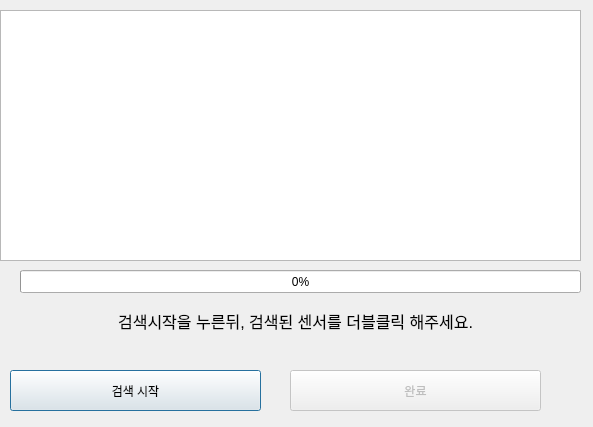
<?xml version="1.0" encoding="UTF-8"?>
<ui version="4.0">
 <class>M_connect</class>
 <widget class="QDialog" name="M_connect">
  <property name="geometry">
   <rect>
    <x>0</x>
    <y>0</y>
    <width>593</width>
    <height>427</height>
   </rect>
  </property>
  <property name="windowTitle">
   <string>Dialog</string>
  </property>
  <widget class="QListWidget" name="listWidget">
   <property name="geometry">
    <rect>
     <x>0</x>
     <y>10</y>
     <width>581</width>
     <height>251</height>
    </rect>
   </property>
  </widget>
  <widget class="QPushButton" name="pushButton">
   <property name="geometry">
    <rect>
     <x>10</x>
     <y>370</y>
     <width>251</width>
     <height>41</height>
    </rect>
   </property>
   <property name="text">
    <string>검색 시작</string>
   </property>
  </widget>
  <widget class="QProgressBar" name="progressBar">
   <property name="geometry">
    <rect>
     <x>20</x>
     <y>270</y>
     <width>561</width>
     <height>23</height>
    </rect>
   </property>
   <property name="value">
    <number>0</number>
   </property>
  </widget>
  <widget class="QLabel" name="label">
   <property name="geometry">
    <rect>
     <x>20</x>
     <y>300</y>
     <width>551</width>
     <height>41</height>
    </rect>
   </property>
   <property name="font">
    <font>
     <pointsize>12</pointsize>
    </font>
   </property>
   <property name="text">
    <string>검색시작을 누른뒤, 검색된 센서를 더블클릭 해주세요.</string>
   </property>
   <property name="alignment">
    <set>Qt::AlignCenter</set>
   </property>
  </widget>
  <widget class="QPushButton" name="Done_Button">
   <property name="enabled">
    <bool>false</bool>
   </property>
   <property name="geometry">
    <rect>
     <x>290</x>
     <y>370</y>
     <width>251</width>
     <height>41</height>
    </rect>
   </property>
   <property name="text">
    <string>완료</string>
   </property>
  </widget>
 </widget>
 <resources/>
 <connections/>
</ui>
